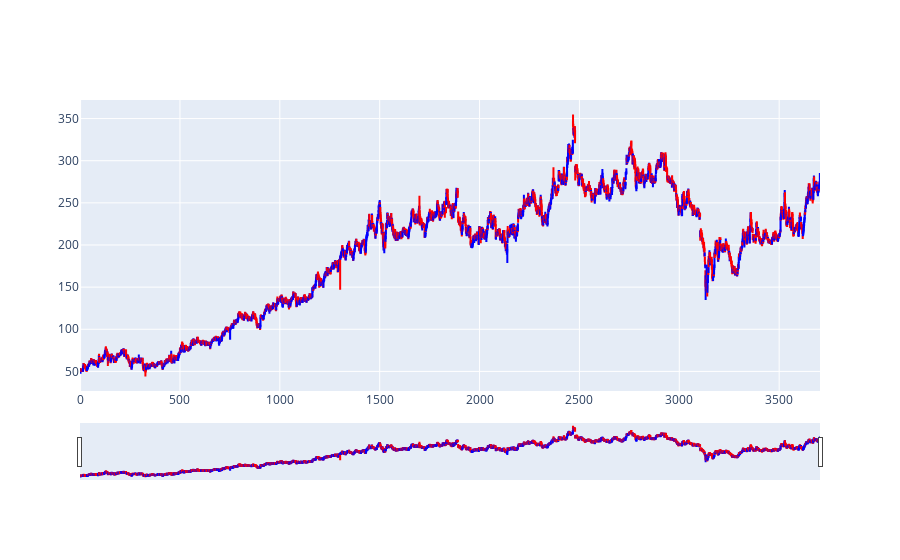

This figure's notebook cell:
### Code cell
figure.show()

### Figure 1 — Plotly figure (JSON) as saved in the notebook; plotly's stock layout.template omitted (floating-point values rounded to 4 significant figures; data arrays with more than 128 entries replaced by an {"elided": "..."} marker saying what was removed)
{"data": [{"close": {"elided": "3705 float values"}, "decreasing": {"line": {"color": "red"}}, "high": {"elided": "3705 float values"}, "increasing": {"line": {"color": "blue"}}, "low": {"elided": "3705 float values"}, "open": {"elided": "3705 float values"}, "type": "candlestick", "x": {"elided": "3705 int values"}}], "layout": {}}
